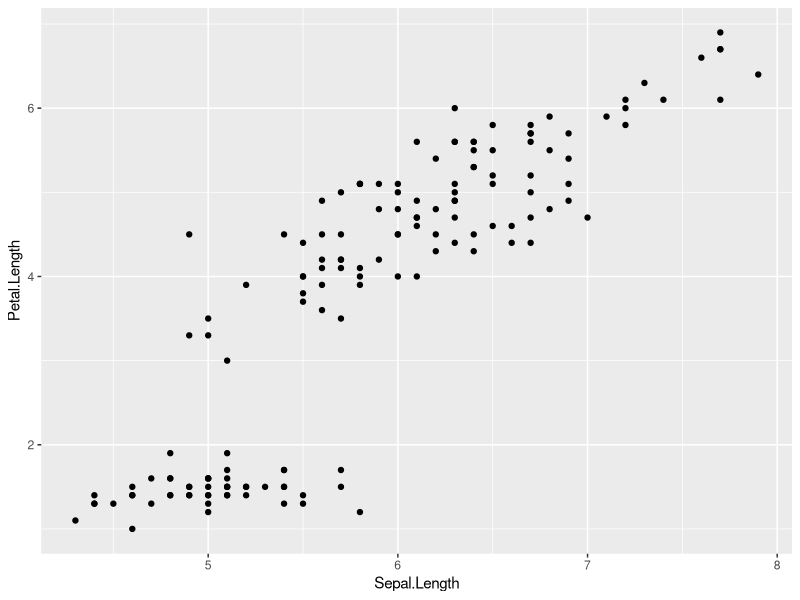
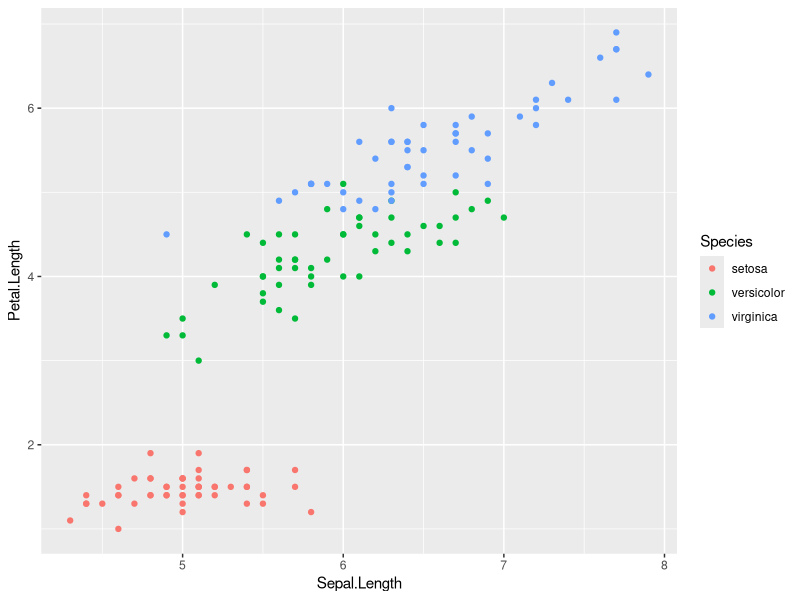
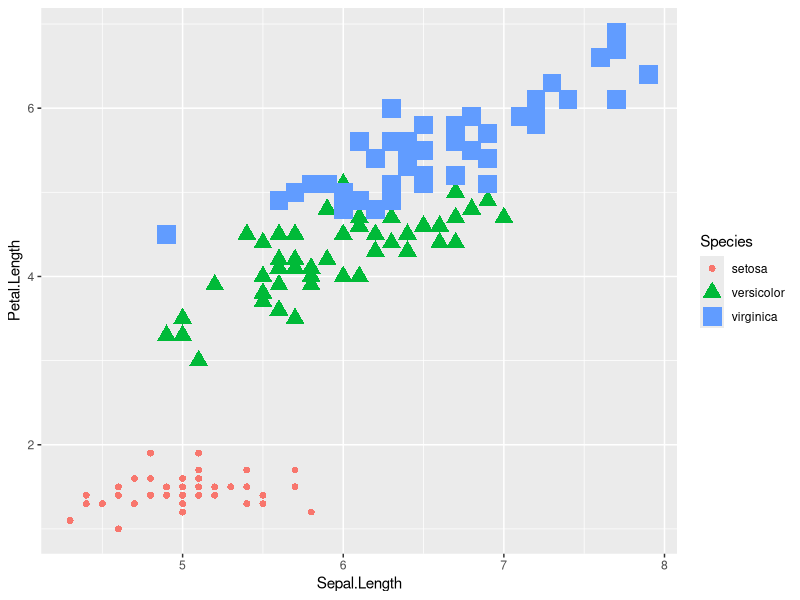
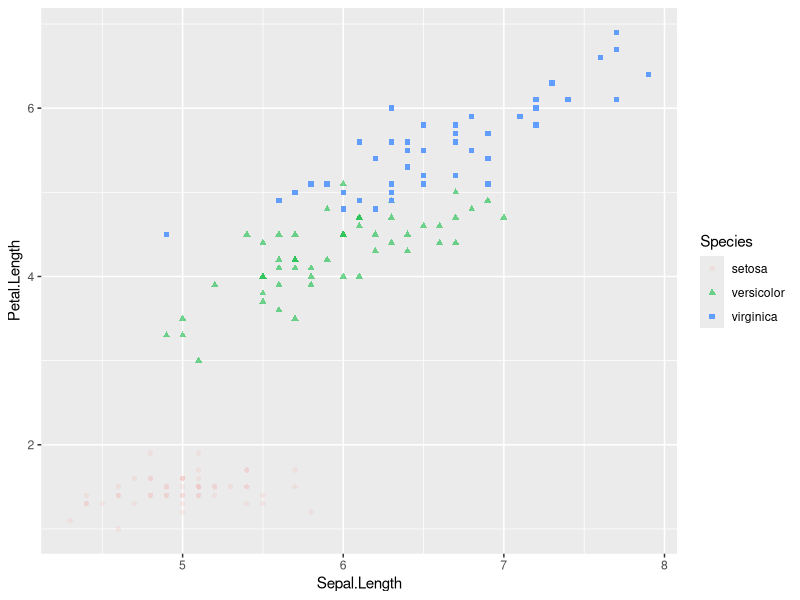
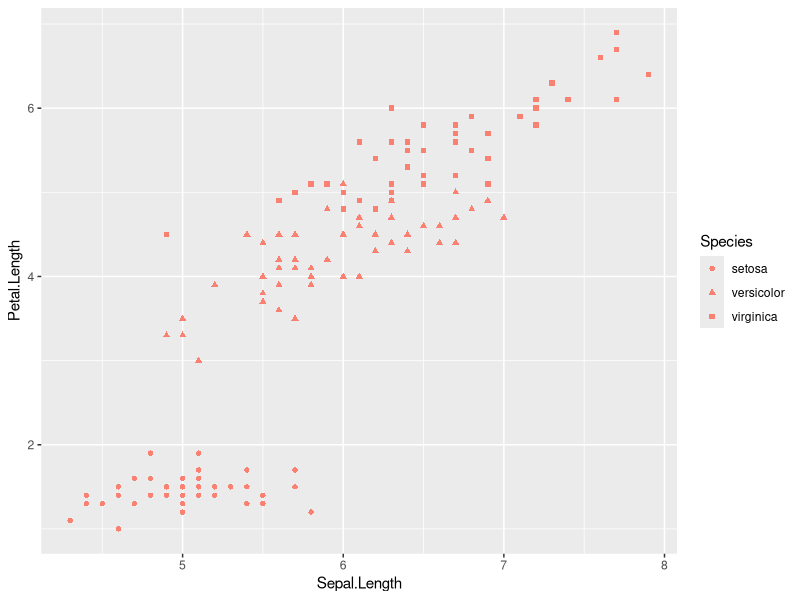
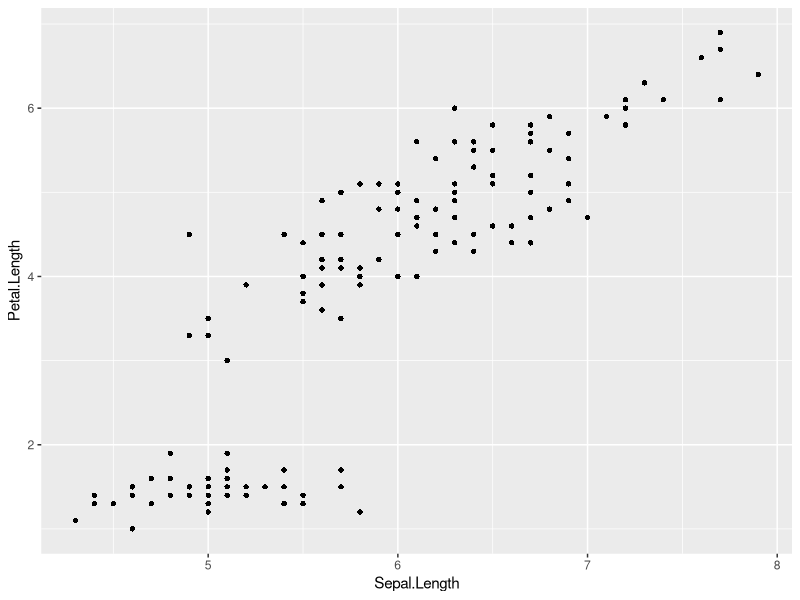
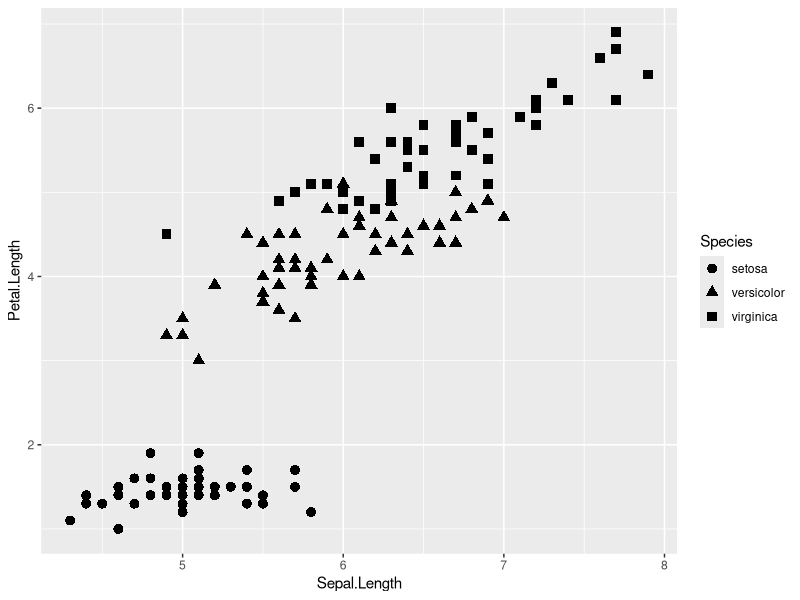

Generate these figures, in order, with R:
## ---- chunk 1
knitr::opts_chunk$set(eval = FALSE)
## ---- chunk 2
vec1 <- c(1,2,3,4,5)
vec2 <- c(6,7,8,9,10)
## ---- chunk 3
vec3 <- c(vec1, vec2)
vec3

vec4 <- c(vec2, vec1)
vec4
## ---- chunk 4
1:10

seq(from=1, to=10, by=1)
## ---- chunk 5
seq(1, 10, 1)
## ---- chunk 6
seq(1, 10, 3)

seq(10, 1, -2)
## ---- chunk 7

seq(1, 10, length = 2)

seq(1, 10, length = 4)

seq(1,by=2,length=5)

## ---- chunk 8
rep(1, 10)

rep(1:10, 3)

rep(seq(10,1,-3), 2)

rep(1:5, 1:5)

## ---- chunk 9

rep(1:3,each=3)

rep(1:3,length=10)

## ---- chunk 10

my.vector <- c(12,16,1,9,0)

vec1[2]

## ---- chunk 11

my.vector[1:2]

my.vector[my.vector>10]

## ---- chunk 12

my.vector[-2]

my.vector[-c(1:2)]

## ---- chunk 13

my.vector2 <- c(1,2,3,NA,4,5)

my.vector2 <- my.vector2[!is.na(my.vector2)]

my.vector2
## ---- chunk 14
my.matrix1 <- matrix(1:30 ,6,5)
my.matrix1

my.matrix2 <- matrix(1:30 ,5,6)
my.matrix2
## ---- chunk 15
numbers <- seq(1,10,1)
letters <- letters[seq( from = 1, to = 10 )]

matrix(c(numbers, letters), 10)

matrix(c(numbers, letters), 2)

## ---- chunk 16

matrix(c(numbers, letters), 3)

## ---- chunk 17
rbind(numbers, letters)


## ---- chunk 18

Col.comb <- cbind(numbers, letters)
Col.comb

## ---- chunk 19

Col.comb[5,2] # Extracts the fifth row and 2nd column element 

## ---- chunk 20

Col.comb[5,] # Extracts the fifth row

Col.comb[,2] # Extracts the 2nd column 

## ---- chunk 21

Col.comb[-4,] # Return Col.comb excluding the fourth row

## ---- chunk 22
class(iris)

## ---- chunk 23
head(iris)
nrow(iris)

## ---- chunk 24
names(iris) # to see the column names
iris[,"Sepal.Length"] # specify the column name
iris[,1] # or specify the position of the column

## ---- chunk 25
iris$Sepal.Length

## ---- chunk 26
iris[,c("Sepal.Length","Petal.Length")]
iris[,c(1,3)]

## ---- chunk 27
head(iris[,c("Sepal.Length","Petal.Length")])
head(iris[,c(1,3)])

## ---- chunk 28
iris[c(4,7,17),]

## ---- chunk 29
iris[c(1,2,3,4),c(1,2)]
# note, if you have sequential row and/or column numbers you can use a colon instead of c()
iris[1:4,1:2] # this returns exactly the same as the previous line

## ---- chunk 30
iris[iris$Sepal.Width < 2.5,]
iris[iris$Sepal.Width > 4.0,]
iris[iris$Sepal.Width == 4.0,]
iris[iris$Species == "setosa",]

## ---- chunk 31
iris_sub <- iris[iris$Sepal.Width < 2.5,]
iris_sub
nrow(iris_sub)

## ---- chunk 32
# For example, if you want to delete the first 100 rows:
iris_min100row <- iris[-(1:100),] 
# or the 2nd column:
iris_min2col <- iris[,-2]

## ---- chunk 33
# print the tail end of the dataframe to see the bottom of the table
tail(iris)
# create a new object containing the new data
new_data <- c(6.0,3.0,5.0,1.0,'versicolor')
# create a new object containing the original iris data plus the new plant measurements
iris_updated <- rbind(iris, new_data)
# print the tail end of the new dataframe to check that the new data appears at the bottom of the table
tail(iris_updated)

# or you skip the step of creating the new_data object
iris_updated <- rbind(iris,c(6.0,3.0,5.0,1.0,'versicolor'))
tail(iris_updated)

## ---- chunk 34
new_data <- data.frame(rbind(c(6.0,3.0,5.0,1.0,'versicolor'),c(4.1,3.2,5.4,1.1,'versicolor')))
names(new_data) <- names(iris)
iris_updated <- rbind(iris, new_data)
tail(iris_updated)

## ---- chunk 35
?aggregate # read what the function does and see example code at the bottom of the help page
aggregate(Sepal.Length~Species, data=iris, mean)

## ---- chunk 36
install.packages("ggplot2")
library(ggplot2)
## ---- chunk 37
iris # run this line to view the df - as it is installed in base R nothing else is required  
## ---- chunk 38
?iris # help and more information about the dataset
## ---- chunk 39
# Scatterplot using ggplot 

ggplot(data = iris) + # here you tell R to use the function 'ggplot' to use the the iris df 
  geom_point(mapping = aes(x = Sepal.Length, y = Petal.Length)) # here you are saying you want points with another function which adds a layer to your plot
## ---- chunk 40
ggplot(data = iris) + 
  geom_point(mapping = aes(x = Sepal.Length, y = Petal.Length, colour = Species)) # note that the text has remained the same but I have just added in the colour argument - note this can be spelt both in UK and US English! 
## ---- chunk 41
ggplot(data = iris) + 
  geom_point(mapping = aes(x = Sepal.Length, y = Petal.Length, color = Species, shape = Species, size = Species))
## ---- chunk 42
ggplot(data = iris) + 
  geom_point(mapping = aes(x = Sepal.Length, y = Petal.Length, color = Species, shape = Species, alpha = Species))
## ---- chunk 43
# colour
  ggplot(data = iris) + 
  geom_point(mapping = aes(x = Sepal.Length, y = Petal.Length, shape = Species), colour = "salmon") 

# shape
 ggplot(data = iris) + 
  geom_point(mapping = aes(x = Sepal.Length, y = Petal.Length, shape = Species), shape = 16)  # 16 = small circles. Note that this has overrode the shape = species in the mapping agrument. 
 
# size  
  ggplot(data = iris) + 
  geom_point(mapping = aes(x = Sepal.Length, y = Petal.Length, shape = Species), size = 3)  # bigger nunmber = bigger points
